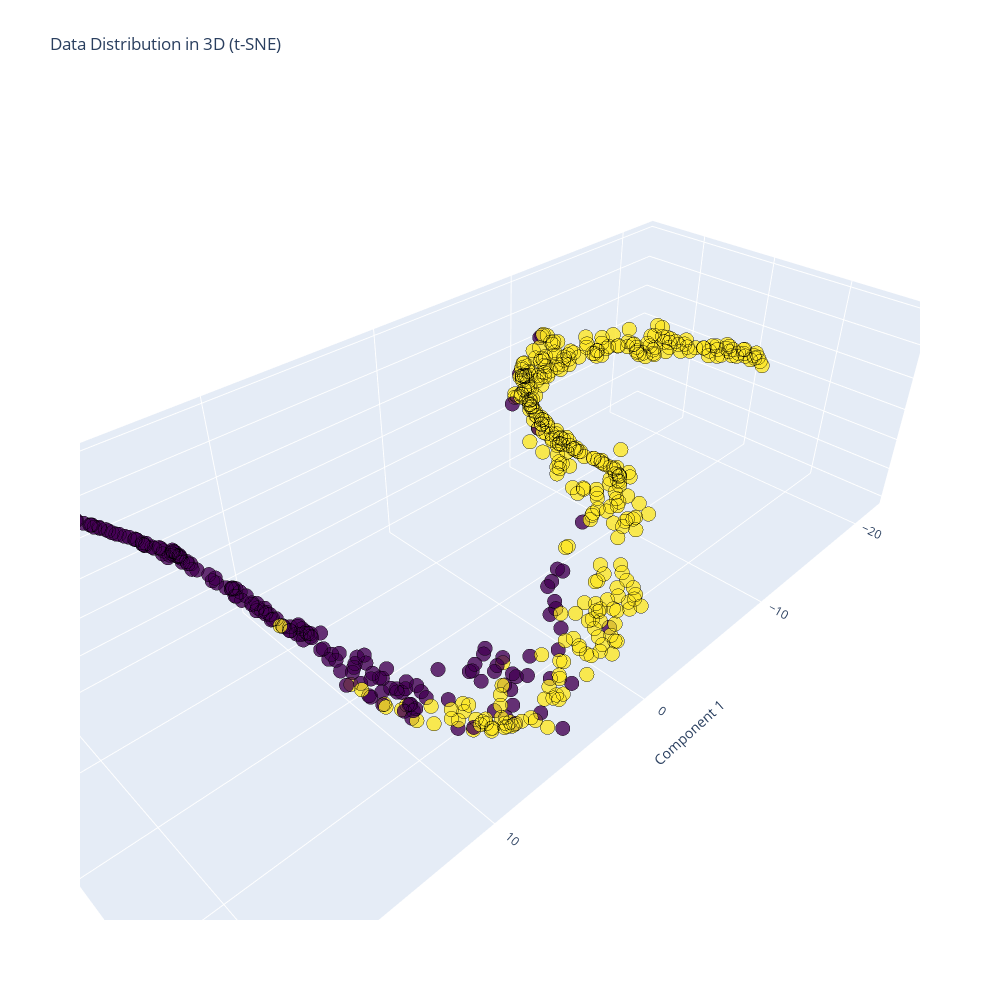

The notebook cell saved with this chart:
### Code cell
import plotly.graph_objs as go
import plotly.io as pio
from sklearn.manifold import TSNE

# Apply t-SNE to reduce data to 3 dimensions
tsne = TSNE(n_components=3, random_state=42)
X_tsne = tsne.fit_transform(X)

# Get target names
target_names = my_data["target_names"]

# Create hover text for labels
hover_text = [f'Target: {target_names[label]}<br>Attributes (only first 5): {", ".join(map(str, attrs[0:5]))}'
              for label, attrs in zip(y, X)]

# Create trace for data points
trace = go.Scatter3d(
    x=X_tsne[:, 0],
    y=X_tsne[:, 1],
    z=X_tsne[:, 2],
    mode='markers',
    hovertext=hover_text,
    marker=dict(
        size=5,
        color=y,
        colorscale='Viridis',
        line=dict(
            color='rgb(0, 0, 0)',
            width=0.5
        ),
        opacity=0.8
    )
)

# Create layout
layout = go.Layout(
    title='Data Distribution in 3D (t-SNE)',
    scene=dict(
        xaxis=dict(title='Component 1'),
        yaxis=dict(title='Component 2'),
        zaxis=dict(title='Component 3')
    ),
    width=1000,  # Set the width of the plot
    height=1000  # Set the height of the plot
)

# Create figure
fig = go.Figure(data=[trace], layout=layout)

# Show interactive plot
pio.show(fig)

### Figure 1 — Plotly figure (JSON) as saved in the notebook; plotly's stock layout.template omitted (floating-point values rounded to 4 significant figures; data arrays with more than 128 entries replaced by an {"elided": "..."} marker saying what was removed)
{"data": [{"hovertext": {"elided": "569 str values"}, "marker": {"color": {"elided": "569 int values"}, "colorscale": [[0.0, "#440154"], [0.1111, "#482878"], [0.2222, "#3e4989"], [0.3333, "#31688e"], [0.4444, "#26828e"], [0.5556, "#1f9e89"], [0.6667, "#35b779"], [0.7778, "#6ece58"], [0.8889, "#b5de2b"], [1.0, "#fde725"]], "line": {"color": "rgb(0, 0, 0)", "width": 0.5}, "opacity": 0.8, "size": 5}, "mode": "markers", "x": {"elided": "569 float values"}, "y": {"elided": "569 float values"}, "z": {"elided": "569 float values"}, "type": "scatter3d"}], "layout": {"height": 1000, "scene": {"xaxis": {"title": {"text": "Component 1"}}, "yaxis": {"title": {"text": "Component 2"}}, "zaxis": {"title": {"text": "Component 3"}}}, "title": {"text": "Data Distribution in 3D (t-SNE)"}, "width": 1000}}
